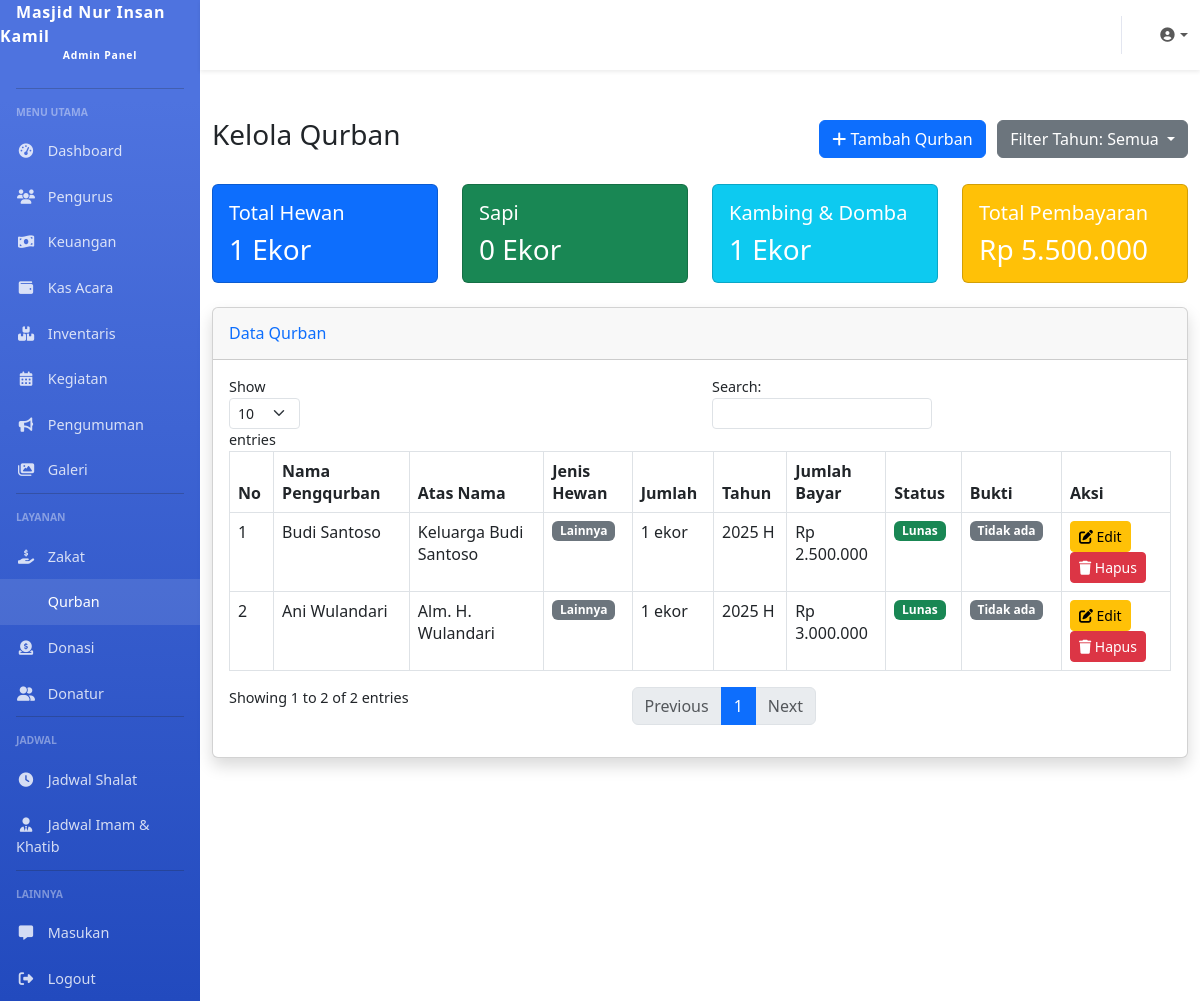
Screenshot of /admin/qurban.php (signed in) with the database file from the repository.
### tables this page shows
CREATE TABLE `settings` (
  `id` int(11) NOT NULL,
  `nama_masjid` varchar(100) NOT NULL DEFAULT 'Masjid Nur Insan Kamil',
  `alamat` text DEFAULT NULL,
  `no_telepon` varchar(20) DEFAULT NULL,
  `email` varchar(100) DEFAULT NULL,
  `logo` varchar(255) DEFAULT NULL,
  `deskripsi` text DEFAULT NULL,
  `rekening_bank` text DEFAULT NULL,
  `qris_image` varchar(255) DEFAULT NULL,
  `visi` text DEFAULT NULL,
  `misi` text DEFAULT NULL,
  `sejarah` text DEFAULT NULL,
  `created_at` timestamp NOT NULL DEFAULT current_timestamp(),
  `updated_at` timestamp NOT NULL DEFAULT current_timestamp() ON UPDATE current_timestamp()
);

CREATE TABLE `qurban` (
  `id` int(11) NOT NULL,
  `nama_lengkap` varchar(100) NOT NULL,
  `jenis_hewan` varchar(50) NOT NULL,
  `jumlah_hewan` int(11) NOT NULL DEFAULT 1,
  `atas_nama` varchar(100) DEFAULT NULL,
  `tahun` varchar(10) NOT NULL,
  `tanggal_daftar` date NOT NULL,
  `alamat` text DEFAULT NULL,
  `no_telepon` varchar(20) DEFAULT NULL,
  `email` varchar(100) DEFAULT NULL,
  `status` enum('pending','approved','rejected','selesai') DEFAULT 'pending',
  `bukti_pembayaran` varchar(255) DEFAULT NULL,
  `total_bayar` decimal(15,2) NOT NULL,
  `keterangan` text DEFAULT NULL,
  `created_at` timestamp NOT NULL DEFAULT current_timestamp(),
  `updated_at` timestamp NOT NULL DEFAULT current_timestamp() ON UPDATE current_timestamp()
);

### config/database.php (called while the page is built, shortened)
<?php
function getConnection() {
    $conn = new mysqli(DB_HOST, DB_USER, DB_PASS, DB_NAME);
    $conn->set_charset("utf8");
    return $conn;
}
function query($sql) {
    $conn = getConnection();
    $result = $conn->query($sql);
    return $result;
}
function fetchAll($sql) {
    $result = query($sql);
    $data = [];
    while ($row = $result->fetch_assoc()) {
        $data[] = $row;
    }
    return $data;
}
function fetchOne($sql) {
    $result = query($sql);
    $row = $result->fetch_assoc();
    return $row;
}

### includes/functions.php (called while the page is built, shortened)
<?php
require_once dirname(__DIR__) . '/config/database.php';
function formatRupiah($number) {
    return 'Rp ' . number_format($number, 0, ',', '.');
}
function getSettings() {
    return fetchOne("SELECT * FROM settings WHERE id = 1");
}
function isActiveMenu($menu, $active = 'active') {
    $currentPage = basename($_SERVER['PHP_SELF'], '.php');
    if ($currentPage == $menu) {
        return $active;
    }
    return '';
}

### admin/qurban.php (the view, shortened to what this page needs)
<?php
require_once 'includes/header.php';
$tahunFilter = isset($_GET['tahun']) ? $_GET['tahun'] : '';
$whereClause = $tahunFilter ? "WHERE tahun = '$tahunFilter'" : "";
$dataQurban = fetchAll("SELECT * FROM qurban $whereClause ORDER BY tanggal_daftar DESC");
$totalSapi = fetchOne("SELECT SUM(jumlah_hewan) as total FROM qurban WHERE jenis_hewan = 'sapi' $whereClause")['total'] ?? 0;
$totalKambing = fetchOne("SELECT SUM(jumlah_hewan) as total FROM qurban WHERE jenis_hewan = 'kambing' $whereClause")['total'] ?? 0;
$totalDomba = fetchOne("SELECT SUM(jumlah_hewan) as total FROM qurban WHERE jenis_hewan = 'domba' $whereClause")['total'] ?? 0;
$totalLainnya = fetchOne("SELECT SUM(jumlah_hewan) as total FROM qurban WHERE jenis_hewan = 'lainnya' $whereClause")['total'] ?? 0;
$totalHewan = $totalSapi + $totalKambing + $totalDomba + $totalLainnya;
$totalPembayaran = fetchOne("SELECT SUM(total_bayar) as total FROM qurban $whereClause")['total'] ?? 0;
?>
<div class="container-fluid py-4">
    <div class="d-flex justify-content-between align-items-center mb-4">
        <h1 class="h3">Kelola Qurban</h1>
        <div>
            <button type="button" class="btn btn-primary me-2" data-bs-toggle="modal" data-bs-target="#formModal">
                <i class="fas fa-plus"></i> Tambah Qurban
            </button>
            <div class="btn-group">
                <button type="button" class="btn btn-secondary dropdown-toggle" data-bs-toggle="dropdown" aria-expanded="false">
                    Filter Tahun: <?= $tahunFilter ? $tahunFilter : 'Semua' ?>
                </button>
            </div>
        </div>
    </div>
    <div class="row mb-4">
        <div class="col-md-3">
            <div class="card bg-primary text-white">
                <div class="card-body">
                    <h5 class="card-title">Total Hewan</h5>
                    <h3 class="card-text"><?= $totalHewan ?> Ekor</h3>
                </div>
            </div>
        </div>
        <div class="col-md-3">
            <div class="card bg-success text-white">
                <div class="card-body">
                    <h5 class="card-title">Sapi</h5>
                    <h3 class="card-text"><?= $totalSapi ?> Ekor</h3>
                </div>
            </div>
        </div>
        <div class="col-md-3">
            <div class="card bg-info text-white">
                <div class="card-body">
                    <h5 class="card-title">Kambing & Domba</h5>
                    <h3 class="card-text"><?= $totalKambing + $totalDomba ?> Ekor</h3>
                </div>
            </div>
        </div>
        <div class="col-md-3">
            <div class="card bg-warning text-white">
                <div class="card-body">
                    <h5 class="card-title">Total Pembayaran</h5>
                    <h3 class="card-text"><?= formatRupiah($totalPembayaran) ?></h3>
                </div>
            </div>
        </div>
    </div>
    <div class="card shadow mb-4">
        <div class="card-header py-3">
            <h6 class="m-0 font-weight-bold text-primary">Data Qurban <?= $tahunFilter ? "Tahun $tahunFilter" : "" ?></h6>
        </div>
        <div class="card-body">
            <div class="table-responsive">
                <table class="table table-bordered datatable" width="100%" cellspacing="0">
                    <thead>
                        <tr>
                            <th>No</th>
                            <th>Nama Pengqurban</th>
                            <th>Atas Nama</th>
                            <th>Jenis Hewan</th>
                            <th>Jumlah</th>
                            <th>Tahun</th>
                            <th>Jumlah Bayar</th>
                            <th>Status</th>
                            <th>Bukti</th>
                            <th>Aksi</th>
                        </tr>
                    </thead>
                    <tbody>
                        <?php foreach ($dataQurban as $index => $qurban): ?>
                            <tr>
                                <td><?= $index + 1 ?></td>
                                <td><?= $qurban['nama_lengkap'] ?></td>
                                <td><?= $qurban['atas_nama'] ? $qurban['atas_nama'] : $qurban['nama_lengkap'] ?></td>
                                <td>
                                    <?php if ($qurban['jenis_hewan'] == 'sapi'): ?>
                                        <span class="badge bg-success">Sapi</span>
                                    <?php elseif ($qurban['jenis_hewan'] == 'kambing'): ?>
                                        <span class="badge bg-info">Kambing</span>
                                    <?php elseif ($qurban['jenis_hewan'] == 'domba'): ?>
                                        <span class="badge bg-primary">Domba</span>
                                    <?php else: ?>
                                        <span class="badge bg-secondary">Lainnya</span>
                                    <?php endif; ?>
                                </td>
                                <td><?= $qurban['jumlah_hewan'] ?> ekor</td>
                                <td><?= $qurban['tahun'] ?> H</td>
                                <td><?= formatRupiah($qurban['total_bayar']) ?></td>
                                <td>
                                    <?php if ($qurban['status'] == 'pending'): ?>
                                        <span class="badge bg-warning">Pending</span>
                                    <?php elseif ($qurban['status'] == 'approved'): ?>
                                        <span class="badge bg-success">Lunas</span>
                                    <?php else: ?>
                                        <span class="badge bg-primary">Selesai</span>
                                    <?php endif; ?>
                                </td>
                                <td>
                                    <?php if (!empty($qurban['bukti_pembayaran'])): ?>
                                        <a href="<?= BASE_URL ?>/assets/uploads/qurban/<?= $qurban['bukti_pembayaran'] ?>" target="_blank" class="btn btn-sm btn-info">
                                            <i class="fas fa-eye"></i> Lihat
                                        </a>
                                    <?php else: ?>
                                        <span class="badge bg-secondary">Tidak ada</span>
                                    <?php endif; ?>
                                </td>
                                <td>
                                    <a href="?action=edit&id=<?= $qurban['id'] ?>" class="btn btn-sm btn-warning">
                                        <i class="fas fa-edit"></i> Edit
                                    </a>
                                    <a href="?action=delete&id=<?= $qurban['id'] ?>" class="btn btn-sm btn-danger" onclick="return confirm('Apakah Anda yakin ingin menghapus data ini?')">
                                        <i class="fas fa-trash"></i> Hapus
                                    </a>
                                </td>
                            </tr>
                        <?php endforeach; ?>
                    </tbody>
                </table>
            </div>
        </div>
    </div>
</div>
<?php
require_once 'includes/footer.php';
?>

### admin/includes/header.php (shortened to what this page needs)
<?php
require_once dirname(dirname(__DIR__)) . '/includes/functions.php';
$settings = getSettings();
?>
<!DOCTYPE html>
<html lang="id">
<head>
    <link href="https://cdn.jsdelivr.net/npm/bootstrap@5.3.0-alpha1/dist/css/bootstrap.min.css" rel="stylesheet">
    <link rel="stylesheet" href="https://cdnjs.cloudflare.com/ajax/libs/font-awesome/6.4.0/css/all.min.css">
</head>
<body>
    <div class="d-flex">
        <div class="sidebar col-lg-2 col-md-3 d-none d-md-block">
            <a class="sidebar-brand text-white" href="<?= ADMIN_URL ?>">
                <?= $settings['nama_masjid'] ?>
                <span>Admin Panel</span>
            </a>
            <hr class="sidebar-divider bg-white">
            <div class="sidebar-heading">Menu Utama</div>
            <ul class="nav flex-column">
                <li class="nav-item">
                    <a class="nav-link <?= isActiveMenu('index') ?>" href="<?= ADMIN_URL ?>">
                        <i class="fas fa-fw fa-tachometer-alt"></i>
                        Dashboard
                    </a>
                </li>
                <li class="nav-item">
                    <a class="nav-link <?= isActiveMenu('pengurus') ?>" href="<?= ADMIN_URL ?>/pengurus.php">
                        <i class="fas fa-fw fa-users"></i>
                        Pengurus
                    </a>
                </li>
                <li class="nav-item">
                    <a class="nav-link <?= isActiveMenu('keuangan') ?>" href="<?= ADMIN_URL ?>/keuangan.php">
                        <i class="fas fa-fw fa-money-bill-wave"></i>
                        Keuangan
                    </a>
                </li>
                <li class="nav-item">
                    <a class="nav-link <?= isActiveMenu('kas_acara') ?>" href="<?= ADMIN_URL ?>/kas_acara.php">
                        <i class="fas fa-fw fa-wallet"></i>
                        Kas Acara
                    </a>
                </li>
                <li class="nav-item">
                    <a class="nav-link <?= isActiveMenu('inventaris') ?>" href="<?= ADMIN_URL ?>/inventaris.php">
                        <i class="fas fa-fw fa-boxes"></i>
                        Inventaris
                    </a>
                </li>
                <li class="nav-item">
                    <a class="nav-link <?= isActiveMenu('kegiatan') ?>" href="<?= ADMIN_URL ?>/kegiatan.php">
                        <i class="fas fa-fw fa-calendar-alt"></i>
                        Kegiatan
                    </a>
                </li>
                <li class="nav-item">
                    <a class="nav-link <?= isActiveMenu('pengumuman') ?>" href="<?= ADMIN_URL ?>/pengumuman.php">
                        <i class="fas fa-fw fa-bullhorn"></i>
                        Pengumuman
                    </a>
                </li>
                <li class="nav-item">
                    <a class="nav-link <?= isActiveMenu('galeri') ?>" href="<?= ADMIN_URL ?>/galeri.php">
                        <i class="fas fa-fw fa-images"></i>
                        Galeri
                    </a>
                </li>
            </ul>
            <hr class="sidebar-divider bg-white">
            <div class="sidebar-heading">Layanan</div>
            <ul class="nav flex-column">
                <li class="nav-item">
                    <a class="nav-link <?= isActiveMenu('zakat') ?>" href="<?= ADMIN_URL ?>/zakat.php">
                        <i class="fas fa-fw fa-hand-holding-usd"></i>
                        Zakat
                    </a>
                </li>
                <li class="nav-item">
                    <a class="nav-link <?= isActiveMenu('qurban') ?>" href="<?= ADMIN_URL ?>/qurban.php">
                        Qurban
                    </a>
                </li>
                <li class="nav-item">
                    <a class="nav-link <?= isActiveMenu('donasi') ?>" href="<?= ADMIN_URL ?>/donasi.php">
                        <i class="fas fa-fw fa-donate"></i>
                        Donasi
                    </a>
                </li>
                <li class="nav-item">
                    <a class="nav-link <?= isActiveMenu('donatur') ?>" href="<?= ADMIN_URL ?>/donatur.php">
                        <i class="fas fa-fw fa-user-friends"></i>
                        Donatur
                    </a>
                </li>
            </ul>
            <hr class="sidebar-divider bg-white">
            <div class="sidebar-heading">Jadwal</div>
            <ul class="nav flex-column">
                <li class="nav-item">
                    <a class="nav-link <?= isActiveMenu('jadwal_shalat') ?>" href="<?= ADMIN_URL ?>/jadwal_shalat.php">
                        <i class="fas fa-fw fa-clock"></i>
                        Jadwal Shalat
                    </a>
                </li>
                <li class="nav-item">
                    <a class="nav-link <?= isActiveMenu('jadwal_imam_khatib') ?>" href="<?= ADMIN_URL ?>/jadwal_imam_khatib.php">
                        <i class="fas fa-fw fa-user-tie"></i>
                        Jadwal Imam & Khatib
                    </a>
                </li>
            </ul>
            <hr class="sidebar-divider bg-white">
            <div class="sidebar-heading">Lainnya</div>
            <ul class="nav flex-column">
                <li class="nav-item">
                    <a class="nav-link <?= isActiveMenu('masukan') ?>" href="<?= ADMIN_URL ?>/masukan.php">
                        <i class="fas fa-fw fa-comment-alt"></i>
                        Masukan
                    </a>
                </li>
                <li class="nav-item">
                    <a class="nav-link" href="<?= ADMIN_URL ?>/logout.php">
                        <i class="fas fa-fw fa-sign-out-alt"></i>
                        Logout
                    </a>
                </li>
            </ul>
        </div>
        <div class="content col-lg-10 col-md-9 col-12">
            <nav class="navbar navbar-expand navbar-light bg-white topbar mb-4 shadow-sm">
                <ul class="navbar-nav ms-auto">
                    <li class="nav-item dropdown no-arrow">
                        <a class="nav-link dropdown-toggle" href="#" id="userDropdown" role="button" data-bs-toggle="dropdown" aria-haspopup="true" aria-expanded="false">
                            <i class="fas fa-user-circle fa-fw"></i>
                        </a>
                    </li>
                </ul>
            </nav>

### rows the page displays
settings: nama_masjid "Masjid Nur Insan Kamil"
qurban: nama_lengkap "Budi Santoso", atas_nama "Keluarga Budi Santoso", jenis_hewan "Lainnya", jumlah_hewan "1", tahun "2025", total_bayar "Rp 2.500.000", status "Lunas", shows "Tidak ada"
qurban: nama_lengkap "Ani Wulandari", atas_nama "Alm. H. Wulandari", shows "Lainnya", jumlah_hewan "1", tahun "2025", total_bayar "Rp 3.000.000", status "Lunas", shows "Tidak ada"

### other values shown
$totalHewan "1"
$totalSapi "0"
$totalKambing + $totalDomba "1"
formatRupiah($totalPembayaran) "Rp 5.500.000"
